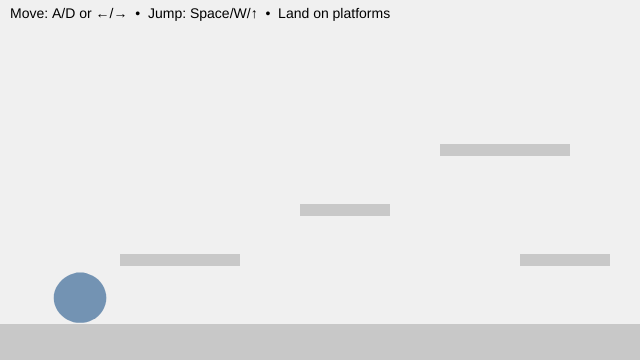
Frame 1 (no input)
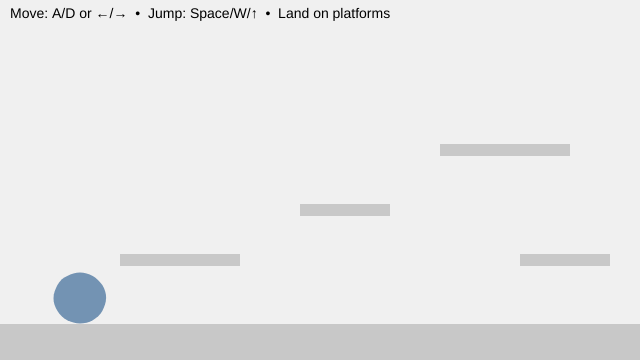
Frame 60 (no input)
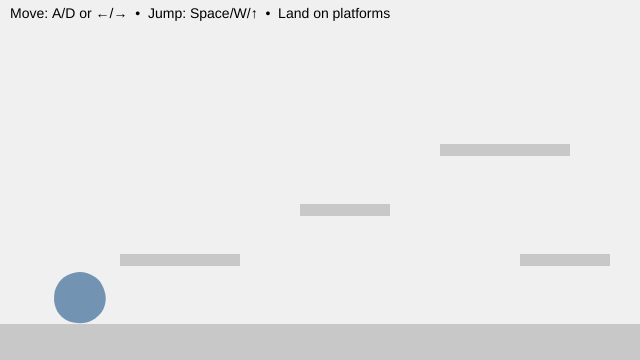
Frame 120 (the mouse pressed at the canvas centre since frame 60)

The p5.js sketch that drew these frames (run headless with seeded random() and noise() and a simulated clock; from frame 60 on, the mouse is pressed at the canvas centre):

// p5.js sketch
// ── sketch.js
// Y-position of the floor (ground level)
let floorY3;

// Player character (soft, animated blob)
let blob3 = {
  // Position (centre of the blob)
  x: 80,
  y: 0,

  // Visual properties
  r: 26, // Base radius
  points: 48, // Number of points used to draw the blob
  wobble: 2.0, // Edge deformation amount
  wobbleFreq: 0.7,

  // Time values for breathing animation
  t: 0,
  tSpeed: 0.004,

  // Physics: velocity
  vx: 0, // Horizontal velocity
  vy: 0, // Vertical velocity

  // Movement tuning
  accel: 0.15, // Horizontal acceleration
  maxRun: 1.2, // Maximum horizontal speed
  gravity: 0.75, // Downward force
  jumpV: -3.0, // Initial jump impulse

  // State
  onGround: false, // True when standing on a platform

  // Friction
  frictionAir: 0.995, // Light friction in air
  frictionGround: 0.82, // Stronger friction on ground
};

// List of solid platforms the blob can stand on
// Each platform is an axis-aligned rectangle (AABB)
let platforms = [];

function setup() {
  createCanvas(640, 360);

  // Define the floor height
  floorY3 = height - 36;

  noStroke();
  textFont("sans-serif");
  textSize(14);

  // Create platforms (floor + steps)
  platforms = [
    { x: 0, y: floorY3, w: width, h: height - floorY3 }, // floor
    { x: 120, y: floorY3 - 70, w: 120, h: 12 }, // low step
    { x: 300, y: floorY3 - 120, w: 90, h: 12 }, // mid step
    { x: 440, y: floorY3 - 180, w: 130, h: 12 }, // high step
    { x: 520, y: floorY3 - 70, w: 90, h: 12 }, // return ramp
  ];

  // Start the blob resting on the floor
  blob3.y = floorY3 - blob3.r - 1;
}

function draw() {
  background(240);

  // --- Draw all platforms ---
  fill(200);
  for (const p of platforms) {
    rect(p.x, p.y, p.w, p.h);
  }

  // --- Input: left/right movement ---
  let move = 0;
  if (keyIsDown(65) || keyIsDown(LEFT_ARROW)) move -= 1; // A or ←
  if (keyIsDown(68) || keyIsDown(RIGHT_ARROW)) move += 1; // D or →
  blob3.vx += blob3.accel * move;

  // --- Apply friction and clamp speed ---
  blob3.vx *= blob3.onGround ? blob3.frictionGround : blob3.frictionAir;
  blob3.vx = constrain(blob3.vx, -blob3.maxRun, blob3.maxRun);

  // --- Apply gravity ---
  blob3.vy += blob3.gravity;

  // --- Collision representation ---
  // We collide using a rectangle (AABB),
  // even though the blob is drawn as a circle
  let box = {
    x: blob3.x - blob3.r,
    y: blob3.y - blob3.r,
    w: blob3.r * 2,
    h: blob3.r * 2,
  };

  // --- STEP 1: Move horizontally, then resolve X collisions ---
  box.x += blob3.vx;
  for (const s of platforms) {
    if (overlap(box, s)) {
      if (blob3.vx > 0) {
        // Moving right → hit the left side of a platform
        box.x = s.x - box.w;
      } else if (blob3.vx < 0) {
        // Moving left → hit the right side of a platform
        box.x = s.x + s.w;
      }
      blob3.vx = 0;
    }
  }

  // --- STEP 2: Move vertically, then resolve Y collisions ---
  box.y += blob3.vy;
  blob3.onGround = false;

  for (const s of platforms) {
    if (overlap(box, s)) {
      if (blob3.vy > 0) {
        // Falling → land on top of a platform
        box.y = s.y - box.h;
        blob3.vy = 0;
        blob3.onGround = true;
      } else if (blob3.vy < 0) {
        // Rising → hit the underside of a platform
        box.y = s.y + s.h;
        blob3.vy = 0;
      }
    }
  }

  // --- Convert collision box back to blob centre ---
  blob3.x = box.x + box.w / 2;
  blob3.y = box.y + box.h / 2;

  // Keep blob inside the canvas horizontally
  blob3.x = constrain(blob3.x, blob3.r, width - blob3.r);

  // --- Draw the animated blob ---
  blob3.t += blob3.tSpeed;
  drawBlobCircle(blob3);

  // --- HUD ---
  fill(0);
  text("Move: A/D or ←/→  •  Jump: Space/W/↑  •  Land on platforms", 10, 18);
}

// Axis-Aligned Bounding Box (AABB) overlap test
// Returns true if rectangles a and b intersect
function overlap(a, b) {
  return (
    a.x < b.x + b.w && a.x + a.w > b.x && a.y < b.y + b.h && a.y + a.h > b.y
  );
}

// Draws the blob using Perlin noise for a soft, breathing effect
function drawBlobCircle(b) {
  fill(115, 147, 179);
  beginShape();

  for (let i = 0; i < b.points; i++) {
    const a = (i / b.points) * TAU;

    // Noise-based radius offset
    const n = noise(
      cos(a) * b.wobbleFreq + 100,
      sin(a) * b.wobbleFreq + 100,
      b.t,
    );

    const r = b.r + map(n, 0, 1, -b.wobble, b.wobble);

    vertex(b.x + cos(a) * r, b.y + sin(a) * r);
  }

  endShape(CLOSE);
}

// Jump input (only allowed when grounded)
function keyPressed() {
  if (
    (key === " " || key === "W" || key === "w" || keyCode === UP_ARROW) &&
    blob3.onGround
  ) {
    blob3.vy = blob3.jumpV;
    blob3.onGround = false;
  }
}

/* In-class tweaks for experimentation:
   • Add a new platform:
     platforms.push({ x: 220, y: floorY3 - 150, w: 80, h: 12 });

   • “Ice” feel → frictionGround = 0.95
   • “Sand” feel → frictionGround = 0.80
*/
